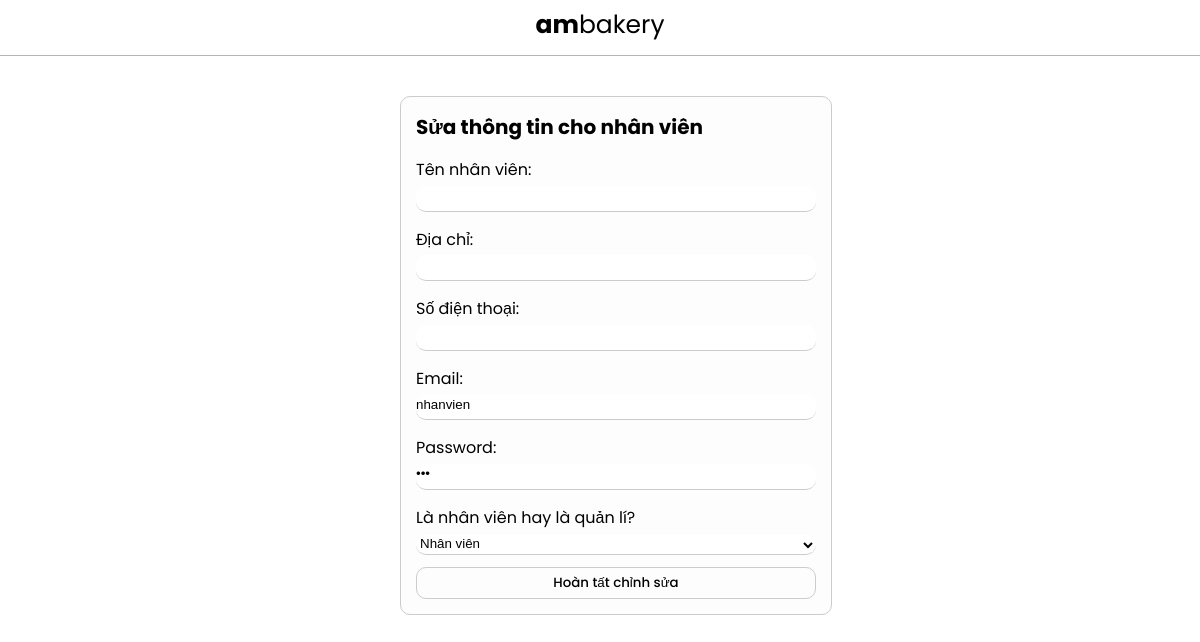
The app's page /admin/dashboard_quanly/nhanvien/sua_form.php?ma=16, older data.
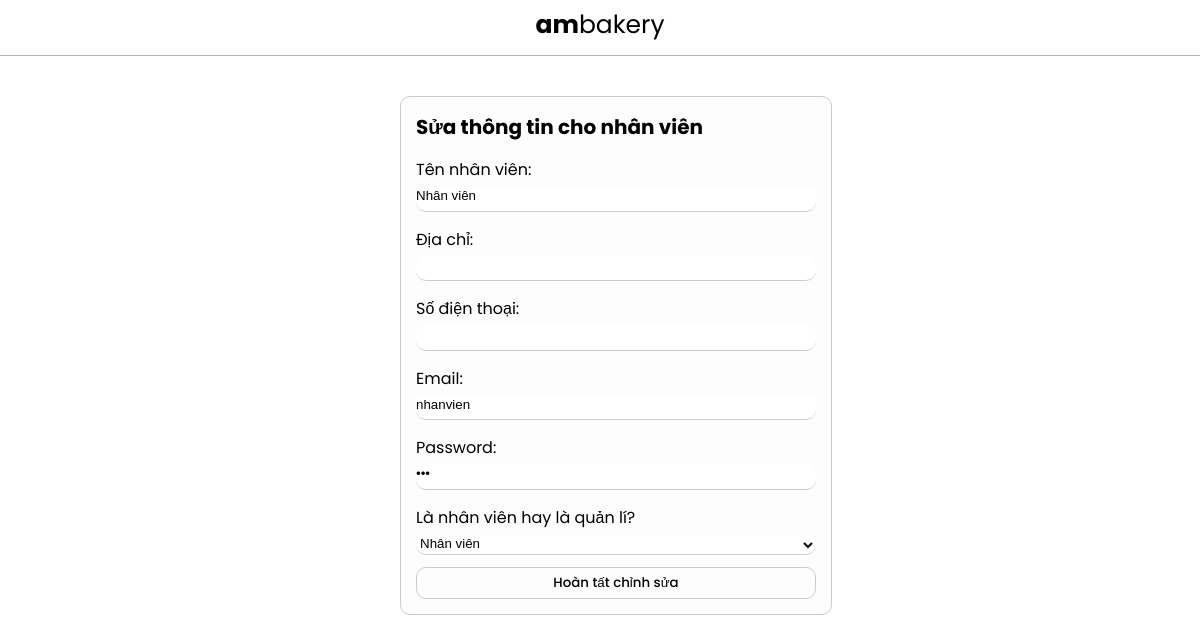
The same page, newer data.
### tables this page shows
CREATE TABLE `nhan_vien` (
  `ma` int(11) NOT NULL,
  `ten` varchar(100) NOT NULL,
  `dia_chi` varchar(100) NOT NULL,
  `sdt` varchar(20) NOT NULL,
  `email` varchar(100) NOT NULL,
  `mat_khau` varchar(50) NOT NULL,
  `cap_do` int(11) NOT NULL
);

### admin/dashboard_quanly/nhanvien/sua_form.php (the view, shortened to what this page needs)
<!DOCTYPE html>
<html>
<head>
	<link rel="stylesheet" href="../../css/form.css">
</head>
<body>
	<?php
		include '../header.php';
	 ?>
	<?php
		$ma = $_GET['ma'];
		include  '../../connect.php' ;
		$sql = "select * from nhan_vien where ma = $ma";
		$result= mysqli_query($connect, $sql);
		$nhan_vien = mysqli_fetch_array($result);
	?>
	<div class="container">
		<form action="sua_process.php" method="POST">
			<div class="form__heading">
				<h1>Sửa thông tin cho nhân viên</h1>
			</div>
				<label for="ten">Tên nhân viên: </label>
				<input class="input--form" type="text" name="ten" value="<?php echo	$nhan_vien['ten'] ?>">
				<br>
				<label for="dia_chi">Địa chỉ: </label>
				<input class="input--form" type="text" name="dia_chi" value="<?php echo	$nhan_vien['dia_chi'] ?>">
				<br>
				<label for="sdt">Số điện thoại: </label>
				<input class="input--form" type="text" name="sdt" value="<?php echo	$nhan_vien['sdt'] ?>">
				<br>
				<label for="email">Email: </label>
				<input class="input--form" type="text" name="email" value="<?php echo	$nhan_vien['email'] ?>">
				<br>
				<label for="mat_khau">Password: </label>
				<input class="input--form" type="password" name="mat_khau" value="<?php echo	$nhan_vien['mat_khau'] ?>">
				<br>
				<label for="cap_do">Là nhân viên hay là quản lí?  </label>
				<?php
				 $selected = $nhan_vien['cap_do'];
				?>
				<select class="input--form" name="cap_do">
					<option value="0" <?php if ($selected == 0) {echo "selected";} ?>>
						Nhân viên
					</option>
				</select>
				<br>
				<input  type="submit" id="btn" value="Hoàn tất chỉnh sửa">
			</form>
		</div>
	</body>
	</html>

Row changes from the older to the newer data that the page shows:
changed nhan_vien "Nhân viên": ten (not shown) → "Nhân viên"
